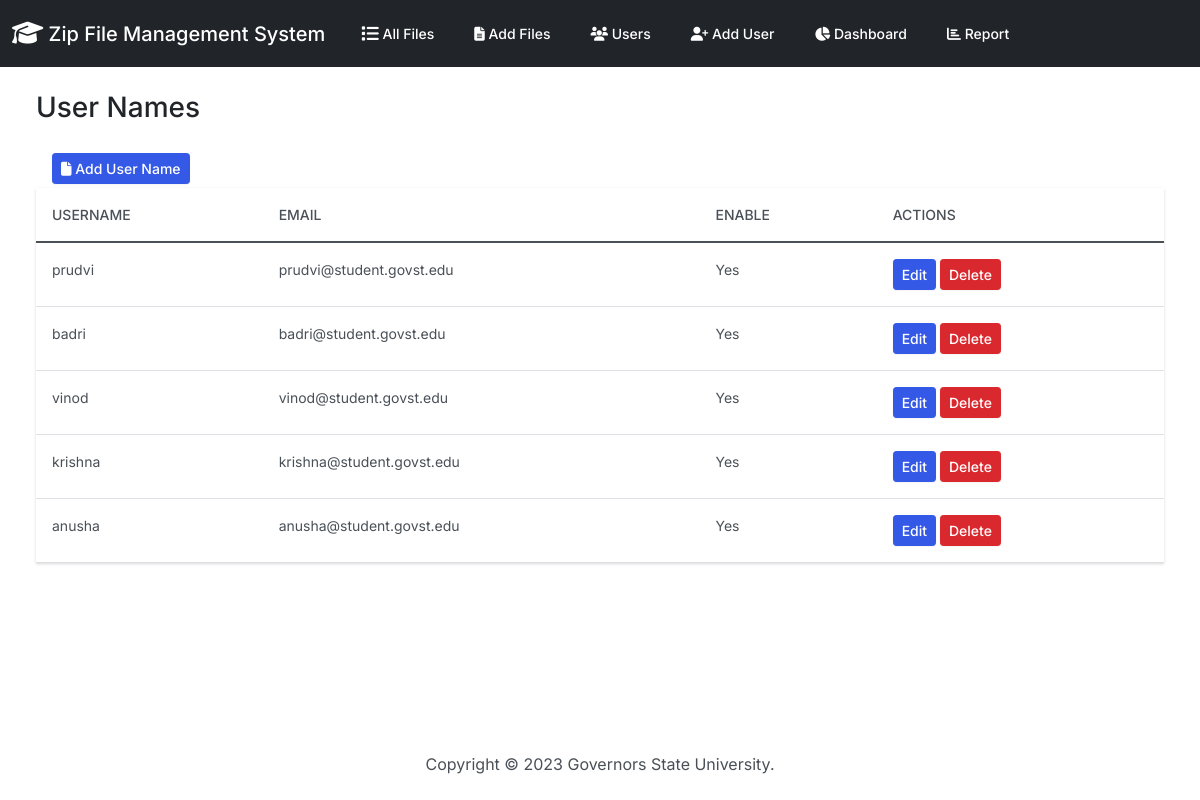
Before: /user_list/ with the older database file.
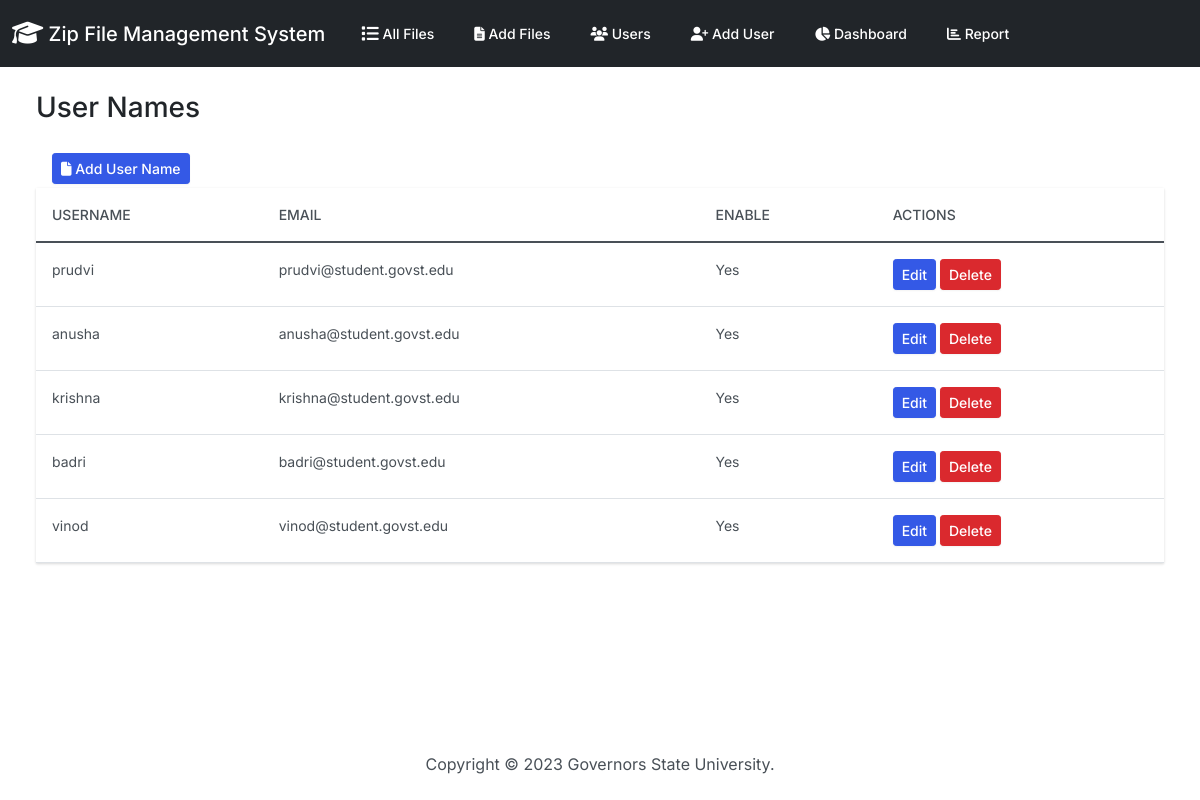
After: the same page with the newer database file.
### zipfiles/models.py (models this page shows, shortened)
class UserNamesList(models.Model):
    user_name = models.CharField(
        primary_key=True,  # Set user_name as the primary key
        max_length=255,
        unique=True,
        validators=[
            MinLengthValidator(3, message='Username must have at least 3 characters.'),
        ]
    )
    email = models.EmailField()
    enable = models.BooleanField(default=True)
    updated_date = models.DateTimeField(default=timezone.now)
    class Meta:
        verbose_name_plural = 'UserNamesList'

### zipfiles/views.py (the view)
# urls.py: path('user_list/', views.user_list, name='user_list'),
def user_list(request):
    users = UserNamesList.objects.all()
    return render(request, 'zipfiles/user_list.html', {'users': users})

### zipfiles/templates/zipfiles/user_list.html (shortened to what this page needs)
{% extends "zipfiles/base.html" %}
{% block body %}
<h3 class="m-4">User Names</h3>
<div class="row">
  <div class="col-12">
    <div class="ms-4 me-4 mb-4">
      <a class="btn btn-primary btn-sm mx-3 my-1" href="{% url 'user_create' %}">
        <i class="fas fa-file"></i> Add User Name
      </a>
      <table class="table table-hover">
        <thead class="thead-dark">
          <tr>
            <th>Username</th>
            <th>Email</th>
            <th>Enable</th>
            <th>Actions</th>
          </tr>
        </thead>
        <tbody>
          {% for user in users %}
          <tr>
            <td>{{ user.user_name }}</td>
            <td>{{ user.email }}</td>
            <td>{% if user.enable %}Yes{% else %}No{% endif %}</td>
            <td>
              <form method="post" action="{% url 'user_update' user.pk %}" style="display: inline;">
                  <button type="submit" class="btn btn-sm btn-primary">Edit</button>
              </form>
              <form method="post" action="{% url 'user_delete' user.pk %}" style="display: inline;">
                <button type="submit" class="btn btn-sm btn-danger" onclick="return confirm('Are you sure you want to delete this user: {{ user.user_name }}?')">Delete</button>
              </form>
            </td>
          </tr>
          {% endfor %}
        </tbody>
      </table>
  </div>
</div>
</div>
{% endblock %}

Changed rows visible on the page:
changed UserNamesList "anusha": moves up the list
changed UserNamesList "krishna": moves up the list
